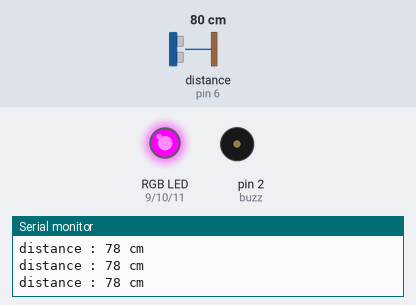
Recording of a sketch running on a simulated Arduino Uno, built with avr-gcc and run on an emulated ATmega328P. Parts: an RGB LED mixed from three pins (HIGH = lit), buzzer (waves = sounding), the last lines printed to the serial monitor. Wiring (inferred from the names in the program): ultrasonic range finder: trigger pin 7; echo pin 6. The test bench sets the inputs (shaded band); at power-on: distance to the obstacle (sensor on pin 6) 80 cm. The echo pulse lasts 58.3 µs per cm; pins used as bus, display or sensor lines are not drawn.

Above: at 1.2 s.
1.3 s: distance to the obstacle (sensor on pin 6) set to 45 cm
4.3 s: distance to the obstacle (sensor on pin 6) set to 38 cm
At 5.2 s:
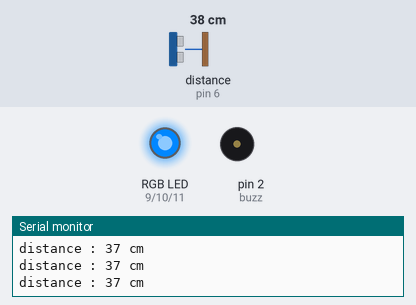
5.8 s: distance to the obstacle (sensor on pin 6) set to 33 cm
8.8 s: distance to the obstacle (sensor on pin 6) set to 28 cm
At 9.2 s:
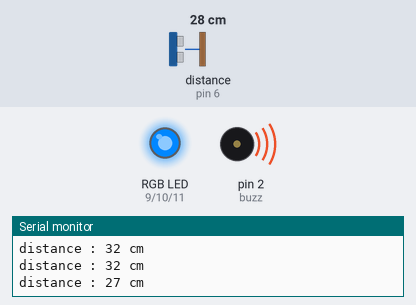
11.8 s: distance to the obstacle (sensor on pin 6) set to 17 cm
14.8 s: distance to the obstacle (sensor on pin 6) set to 13 cm
At 15.19 s:
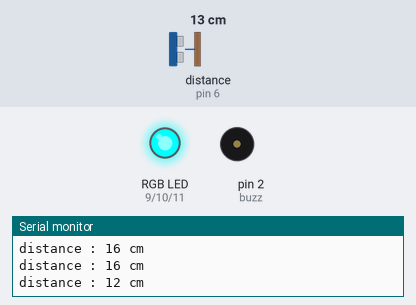
Timing chart, 0 to 18.8 s (numbered marks = the images above; inputs shaded):
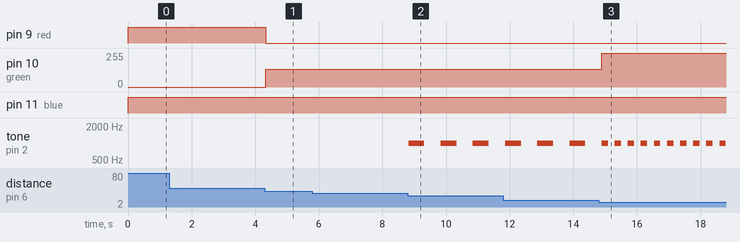

The sketch:

parking_assitant.ino
```cpp
const int red = 9;
const int green = 10;
const int blue = 11;
const int buzz = 2;

int trig = 7;
int echo = 6;
long time;
int dist;
void setup() {
  pinMode(trig, OUTPUT);
  pinMode(echo, INPUT);
  Serial.begin(9600);
  pinMode(red, OUTPUT);
  pinMode(green, OUTPUT);
  pinMode(blue, OUTPUT);
  pinMode(buzz, OUTPUT);
}

void loop() {
  digitalWrite(trig, LOW);
  delayMicroseconds(2);
  digitalWrite(trig, HIGH);
  delayMicroseconds(10);
  digitalWrite(trig, LOW);

  time = pulseIn(echo, HIGH);

  dist= time*0.034/2;
   Serial.print("distance : ");
   Serial.print(dist);
   Serial.println(" cm ");
   delay(10);

  if(dist >= 40){
    analogWrite(red,255);
    analogWrite(green,0);
    analogWrite(blue,255);
  }
  else if(dist < 40 && dist >= 15){
    analogWrite(red,0);
    analogWrite(green,135);
    analogWrite(blue,255);
  }
  else{
    analogWrite(red,0);
    analogWrite(green,255);
    analogWrite(blue,255);
  }
  if (dist >= 15 && dist < 30){
    tone(buzz, 1000);
    delay(500);
    noTone(buzz);
    delay(500);
  }
  if (dist >= 5 && dist < 15){
    tone(buzz, 1000);
    delay(200);
    noTone(buzz);
    delay(200);
  }
  if(dist<5){
    tone(buzz,1000);
  }
}
```

Measured:
- the behaviour switches between 41 and 40 cm on distance to the obstacle (sensor on pin 6) (found by bisection; images 0 and 1)
- the behaviour switches between 31 and 30 cm on distance to the obstacle (sensor on pin 6) (found by bisection; images 1 and 2)
- the behaviour switches between 16 and 15 cm on distance to the obstacle (sensor on pin 6) (found by bisection; images 2 and 3)
- after the input at 4.3 s, pin 9 (red): HIGH → LOW at once; pin 10 (green): 0/255 → 135/255 at once
- after the input at 8.8 s, tone on pin 2 (buzz): alternates 1000 Hz for 0.50 s and silent for 0.51 s, starting at once
- after the input at 14.8 s, pin 10 (green): 135/255 → 255/255 after 0.09 s; tone on pin 2 (buzz): alternates 1000 Hz for 0.20 s and silent for 0.21 s, starting after 0.29 s
